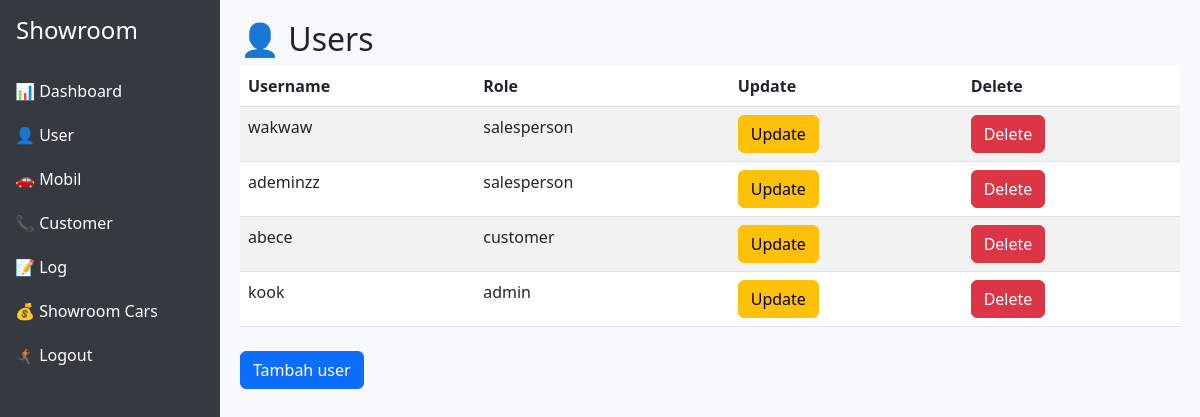
/dashboard/user_list/ (signed in), run on the app's committed database.
### users/models.py (models this page shows, shortened)
class User(AbstractUser):
    ROLE_CHOICES = (
        ("admin", "Admin"),
        ("salesperson", "Salesperson"),
        ("customer", "Customer"),
    )
    role = models.CharField(max_length=20, choices=ROLE_CHOICES, default="customer")

### cars/views.py (the view)
    def wrapper(request, *args, **kwargs):
        if request.user.is_authenticated and (request.user.is_superuser or request.user.role in ["admin"]):
            return view_func(request, *args, **kwargs)
        return redirect("carList")

### cars/views.py (called while the page is built)
def admin_required(view_func):
    def wrapper(request, *args, **kwargs):
        if request.user.is_authenticated and (request.user.is_superuser or request.user.role in ["admin"]):
            return view_func(request, *args, **kwargs)
        return redirect("carList")
    return wrapper

### users/views.py (called while the page is built)
@admin_required
def userlist_view(request):
    context = {
        'users' : User.objects.all()
    }
    return render(request,'users/user_index.html',context)

### users/templates/users/user_index.html
{% extends "base.html" %}
{% block content %}
<h2>👤 Users</h2>
<table class="table table-striped">
  <thead>
    <tr>
      <th>Username</th>
      <th>Role</th>
      <th>Update</th>
      <th>Delete</th>
    </tr>
  </thead>
  <tbody>
    {% for user in users %}
    <tr>
      <td>{{ user.username }}</td>
      <td>{{ user.role }}</td>
      <td><a href="{% url 'update_user' user.id %}" class="btn btn-warning">Update</td>
      <td><a href="{% url 'delete_user' user.id %}" class="btn btn-danger">Delete</td>
    </tr>
    {% endfor %}
  </tbody>
</table>
<a href="{% url 'register'%}" class="btn btn-primary mt-2">Tambah user</a>
{% endblock content %}

### templates/base.html (style rules this page uses)
body { min-height: 100vh; display: flex; }

### data on the page
User: username "wakwaw", role "salesperson"
User: username "ademinzz", role "salesperson"
User: username "abece", role "customer"
User: username "kook", role "admin"
